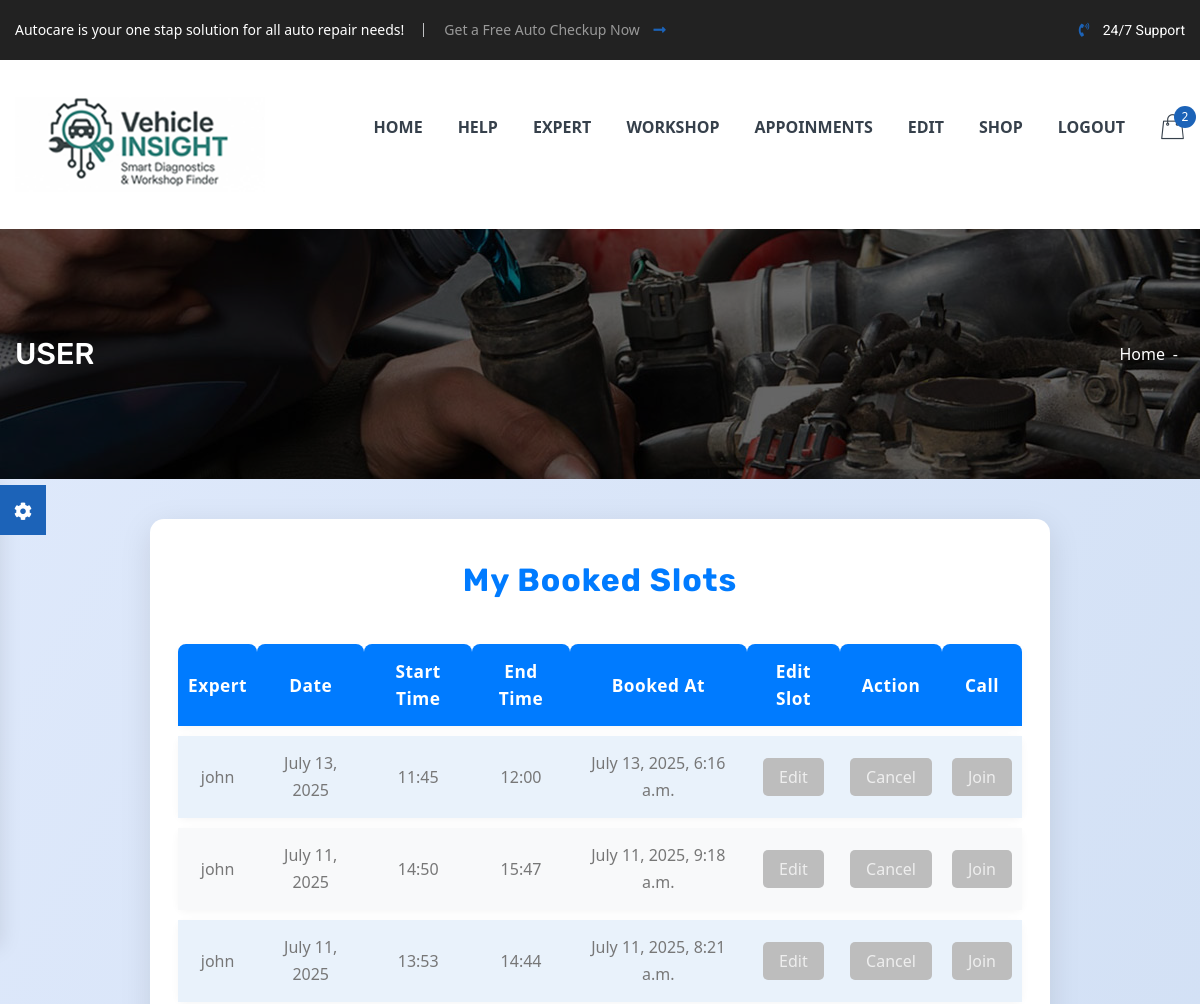
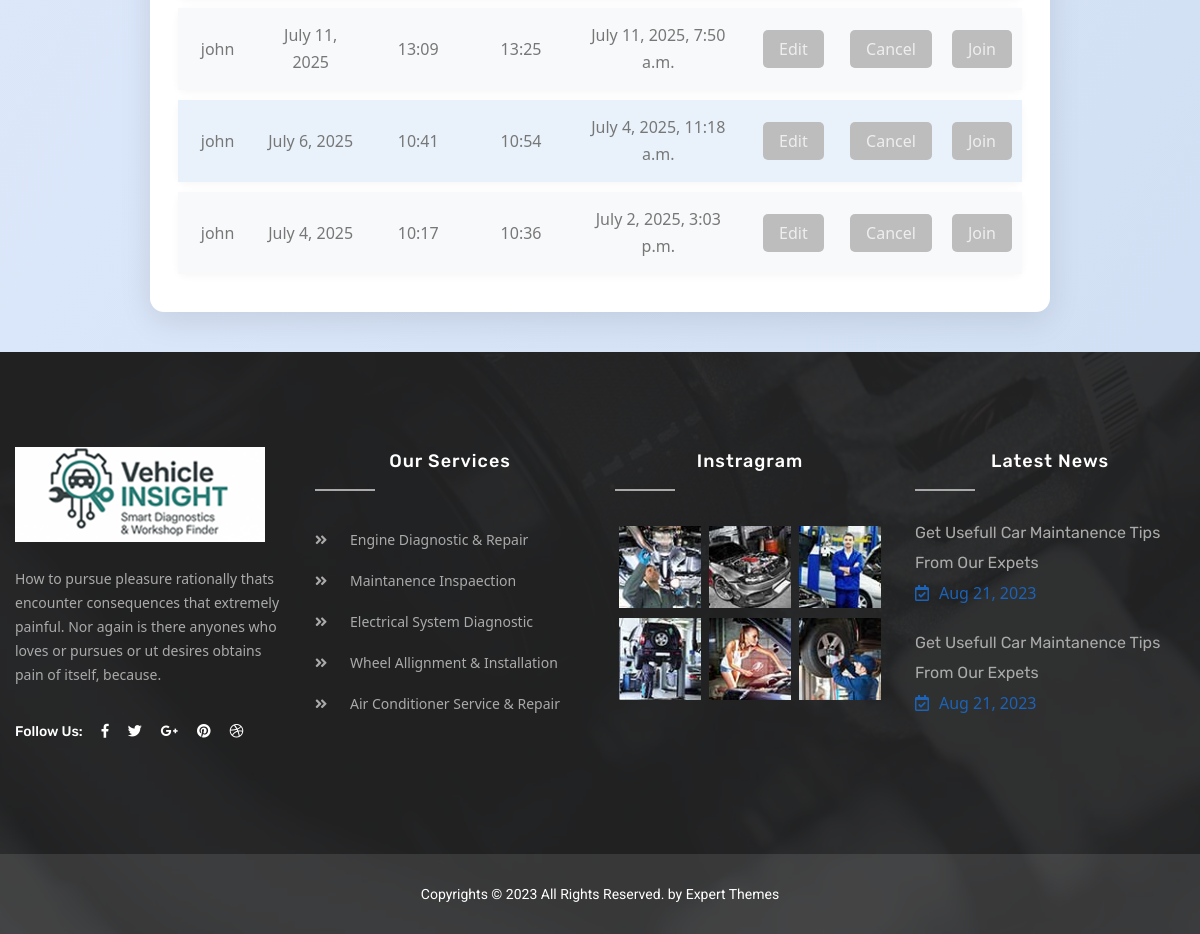
The page /my_booked_slots/ (signed in) on the database its author committed (2 pictures, top to bottom).
### appnew/models.py (models this page shows)
class SlotBooking(models.Model):
    slot = models.ForeignKey(ExpertSlot, on_delete=models.CASCADE)
    user = models.ForeignKey(Users, on_delete=models.CASCADE)
    booked_at = models.DateTimeField(auto_now_add=True)
    url=models.CharField(max_length=100,default=0)

class ExpertSlot(models.Model):
    expert = models.ForeignKey(experts, on_delete=models.CASCADE)
    date = models.DateField()
    start_time = models.TimeField()
    end_time = models.TimeField()
    is_booked = models.BooleanField(default=False)

class experts(models.Model):
    name=models.CharField(max_length=100)
    contact=models.CharField(max_length=10,
        validators=[RegexValidator(regex=r'^\d{10}$', message="Contact number must be exactly 10 digits.")])
    userid=models.ForeignKey(login,on_delete=models.CASCADE)
    experience=models.IntegerField(default=1)
    experience_certificate = models.ImageField(upload_to='experiences_certificates/' , blank=True, null=True)

### appnew/views.py (the view)
# urls.py: path('my_booked_slots/', views.my_booked_slots, name='my_booked_slots'),
def my_booked_slots(request):
    if 'userid' not in request.session:
        return redirect('userlogin')
    user = get_object_or_404(Users, userid=request.session['userid'])
    bookings = SlotBooking.objects.filter(user=user).order_by('-booked_at')
    return render(request, 'my_booked_slots.html', {'bookings': bookings,'today': date.today(),
    'now_time': datetime.now().time(),})

### appnew/templates/my_booked_slots.html (shortened to what this page needs)
{% extends "userheader.html" %}
{% block content %}
    <div class="container">
        <h2>My Booked Slots</h2>
        <table>
            <tr>
                <th>Expert</th>
                <th>Date</th>
                <th>Start Time</th>
                <th>End Time</th>
                <th>Booked At</th>
                <th>Edit Slot</th>
                <th>Action</th>
                <th>Call</th>
            </tr>
            {% for booking in bookings %}
            <tr>
                <td>{{ booking.slot.expert.name }}</td>
                <td>{{ booking.slot.date }}</td>
                <td>{{ booking.slot.start_time|time:"H:i" }}</td>
                <td>{{ booking.slot.end_time|time:"H:i" }}</td>
                <td>{{ booking.booked_at }}</td>
         {% if booking.slot.date > today or booking.slot.date == today and booking.slot.end_time < now %}
            <td>
                <a class="btn-edit" href="{% url 'edit_expertslot' booking.id %}" onclick="return confirm('Edit this booking?');">Edit</a>
            </td>
            <td>
                <a class="btn-cancel" href="{% url 'cancel_slot_booking' booking.id %}" onclick="return confirm('Cancel this booking?');">Cancel</a>
            </td>
            <td>
                <span class="btn btn-call" style="background:#bdbdbd; color:#eee; cursor:not-allowed;">Join</span>
                </td>
        {% else %}
            <td>
                <span class="btn btn-edit" style="background:#bdbdbd; color:#eee; cursor:not-allowed;">Edit</span>
            </td>
            <td>
                <span class="btn btn-cancel" style="background:#bdbdbd; color:#eee; cursor:not-allowed;">Cancel</span>
            </td>
            <td>
                <span class="btn btn-call" style="background:#bdbdbd; color:#eee; cursor:not-allowed;">Join</span>
            </td>
        {% endif %}
    {% endfor %}
            </tr>
        </table>
    </div>
{% endblock %}

### appnew/templates/my_booked_slots.html (style rules this page uses)
body { font-family: 'Segoe UI', Arial, sans-serif; margin: 0; background: linear-gradient(120deg, #e0eafc 0%, #cfdef3 100%); min-height: 100vh; }
.container { max-width: 900px; margin: 40px auto; background: #fff; border-radius: 14px; box-shadow: 0 8px 32px rgba(0,0,0,0.10); padding: 36px 28px 28px 28px; }
h2 { text-align: center; color: #007bff; margin-bottom: 28px; letter-spacing: 1px; }
table { width: 100%; border-collapse: separate; border-spacing: 0 10px; margin-top: 10px; }
th, td { padding: 14px 10px; background: #f8f9fa; border: none; text-align: center; font-size: 1rem; }
th { background: #007bff; color: #fff; border-radius: 8px 8px 0 0; font-size: 1.08rem; letter-spacing: 0.5px; }
tr { box-shadow: 0 2px 8px rgba(0,0,0,0.04); border-radius: 8px; }
tr:nth-child(even) td { background: #e9f2fb; }
.btn-cancel { color: #fff; background: #dc3545; padding: 7px 16px; text-decoration: none; border-radius: 5px; font-weight: 500; font-size: 1rem; border: none; transition: background 0.2s; display: inline-block; }
.btn-edit { color: #fff; background: #007bff; padding: 7px 16px; text-decoration: none; border-radius: 5px; font-weight: 500; font-size: 1rem; border: none; transition: background 0.2s; display: inline-block; }
.btn-call { color: #fff; background: #28a745; padding: 7px 16px; text-decoration: none; border-radius: 5px; font-weight: 500; font-size: 1rem; border: none; transition: background 0.2s; display: inline-block; }

### rows shown on the page
SlotBooking: slot.expert.name "john", slot "July 13, 2025", slot.start_time "11:45", slot.end_time "12:00", booked_at "July 13, 2025, 6:16 a.m.", shows "Edit"
SlotBooking: slot.expert.name "john", slot "July 11, 2025", slot.start_time "14:50", slot.end_time "15:47", booked_at "July 11, 2025, 9:18 a.m.", shows "Edit"
SlotBooking: slot.expert.name "john", slot "July 11, 2025", slot.start_time "13:53", slot.end_time "14:44", booked_at "July 11, 2025, 8:21 a.m.", shows "Edit"
SlotBooking: slot.expert.name "john", slot "July 11, 2025", slot.start_time "13:09", slot.end_time "13:25", booked_at "July 11, 2025, 7:50 a.m.", shows "Edit"
SlotBooking: slot.expert.name "john", slot "July 6, 2025", slot.start_time "10:41", slot.end_time "10:54", booked_at "July 4, 2025, 11:18 a.m.", shows "Edit"
SlotBooking: slot.expert.name "john", slot "July 4, 2025", slot.start_time "10:17", slot.end_time "10:36", booked_at "July 2, 2025, 3:03 p.m.", shows "Edit"
